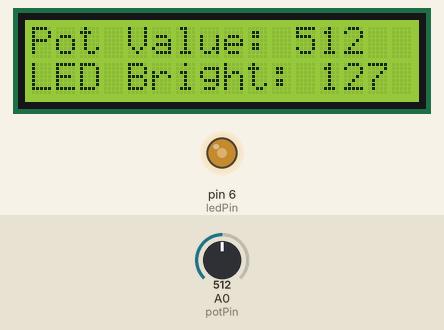
A sketch run on a simulated Arduino Uno, built with avr-gcc and run on an emulated ATmega328P. On the bench: 16×2 character LCD, output pins drawn as LEDs (lit = HIGH). The inputs (shaded band) are chosen by the test bench; at power-on: A0 (potPin) = 512.

Above: at 1.2 s.
1.3 s: A0 (potPin) set to 716
At 2.9 s:
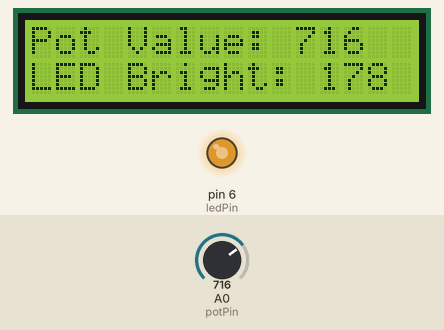
3.5 s: A0 (potPin) set to 900
At 5.0 s:
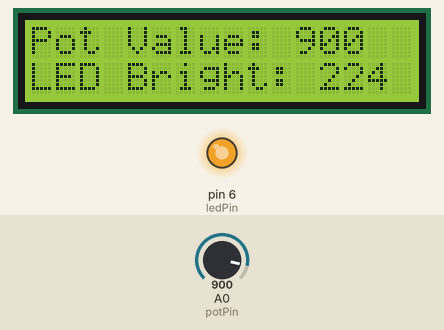
5.5 s: A0 (potPin) set to 122
At 7.0 s:
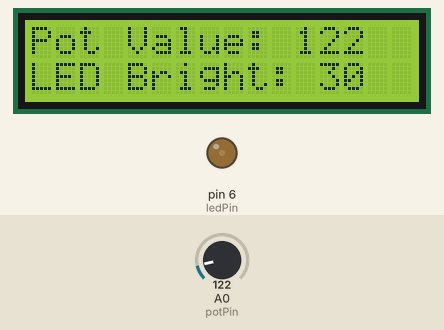
7.6 s: A0 (potPin) set to 0
At 9.0 s:
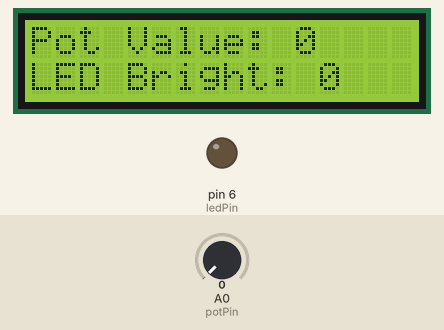
Timing chart, 0 to 10.6 s (numbered marks = the images above; inputs shaded):
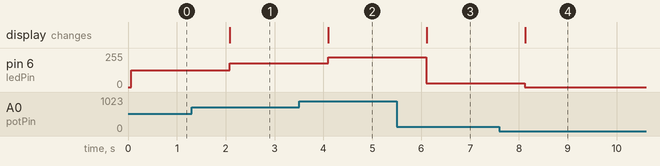

The sketch:

01_LCD_Control.ino
```cpp
#include <LiquidCrystal.h>

const int rs = 12, en = 11, d4 = 2, d5 = 3, d6 = 4, d7 = 5;
LiquidCrystal mylcd(rs, en, d4, d5, d6, d7);
const int potPin = A0;
const int ledPin = 6;

void setup(){
  mylcd.begin(16, 2);
  pinMode(ledPin, OUTPUT);
  mylcd.setCursor(0,0);
  mylcd.print("Pot Value: ");
  mylcd.setCursor(0,1);
  mylcd.print("LED Bright: ");
}
void loop(){
  int potValue = analogRead(potPin);
  int ledValue = map(potValue, 0, 1023, 0, 255);

  analogWrite(ledPin, ledValue);

  mylcd.clear();
  mylcd.setCursor(0,0);
  mylcd.print("Pot Value: ");
  mylcd.print(potValue);

  mylcd.setCursor(0,1);
  mylcd.print("LED Bright: ");
  mylcd.print(ledValue);
  delay(1000);
}

// //BONUS
// #include <LiquidCrystal.h>

// const int rs = 12, en = 11, d4 = 2, d5 = 3, d6 = 4, d7 = 5;
// LiquidCrystal mylcd(rs, en, d4, d5, d6, d7);
// const int potPin = A0;
// const int ledPin = 6;
// int brightness = 0;
// int potValue =0;


// void setup()
// {
//   Serial.begin(9600);
//   mylcd.begin(16, 2);

//   pinMode(ledPin, OUTPUT);
//   mylcd.setCursor(0,0);
//   mylcd.print("Pot Value: ");
//   mylcd.setCursor(0, 1);    // Move to the second row
//   mylcd.print("LED Bright: ");
// }
// void loop()
// {
//   //   Check if data is available in the serial buffer
//   if (Serial.available() > 0)
//   {
//     // Read the value entered in the terminal
//     int inputValue = Serial.parseInt();  // Parse the input as an integer

//     // Constrain the input to be between 0 and 255 (valid PWM range)
//     potValue = constrain(inputValue, 0, 1023);
//     brightness = map(potValue, 0, 1023, 0, 255);
//     int newBrightness = Serial.parseInt();
//     newBrightness = constrain(newBrightness, 0, 255);

//     // Set the brightness of the LED
//     analogWrite(ledPin, brightness);
//     mylcd.clear();
//     // Display the brightness on the LCD
//     mylcd.setCursor(0,0);
//     mylcd.print("Pot Value:");
//     mylcd.print(potValue);
//     mylcd.setCursor(0, 1);    // Move to the second row
//     mylcd.print("LED Bright: ");
//     mylcd.print(brightness);  // Print the new brightness value

//     // Send the brightness value back to the serial monitor
//     Serial.print("LED Brightness set to: ");
//     Serial.println(brightness);
//   }
//   delay(100);  // Add a small delay for stability
// }
```

Measured:
- after the input at 1.3 s, pin 6 (ledPin): 127/255 → 178/255 after 0.78 s; the display: changes after 0.79 s (image 1)
- after the input at 3.5 s, pin 6 (ledPin): 178/255 → 224/255 after 0.59 s; the display: changes after 0.60 s (image 2)
- after the input at 5.5 s, pin 6 (ledPin): 224/255 → 30/255 after 0.61 s; the display: changes after 0.61 s (image 3)
- after the input at 7.6 s, pin 6 (ledPin): 30/255 → 0/255 after 0.52 s; the display: changes after 0.53 s (image 4)
